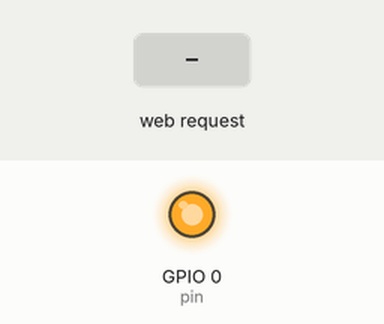
A sketch run on a simulated ESP8266 (NodeMCU). Parts: output pins drawn as LEDs (lit = HIGH). The test bench sets the inputs (shaded band). WiFi joins after 1.5 s; servers stay silent unless stated.

Above: at 2.7 s.
2.8 s: HTTP request GET /on received
At 5.0 s:
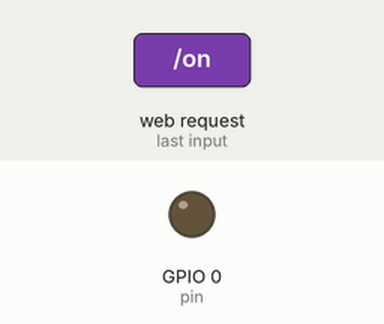
Timing chart, 0 to 6.5 s (numbered marks = the images above; inputs shaded):
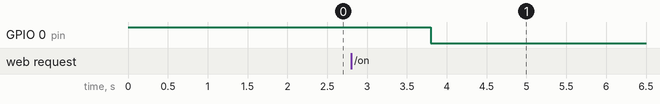

Measured:
- after the input at 2.8 s, GPIO 0 (pin): HIGH → LOW after 1.0 s

The sketch:

projeto_seme_final-esp01.ino
```cpp
#include <ESP8266WiFi.h>

//Nome da sua rede Wifi
const char* ssid = "sua rede";

//Senha da rede
const char* password = "sua senha";

//IP do ESP (para voce acessar pelo browser)
IPAddress ip(192, 168, 88, 175);  // ip da sua rede wifi que fai ser atribuido esp

//IP do roteador da sua rede wifi
IPAddress gateway(192, 168, 88, 1); // gateway da sua rede wifi

//Mascara de rede da sua rede wifi
IPAddress subnet(255, 255, 255, 0);

//Criando o servidor web na porta 80
WiFiServer server(8090);

//Pino do NodeMCU que estara conectado ao rele
const int pin = 0; //Equivalente ao D2 no NodeMCU

//Funcao que sera executada apenas ao ligar o ESP8266
void setup() {
  //Preparando o pino, que esta lidago ao rele
  pinMode(pin, OUTPUT);
  digitalWrite(pin,HIGH);

  //Conectando a rede Wifi
  WiFi.config(ip, gateway, subnet);
  WiFi.begin(ssid, password);


  //Verificando se esta conectado,
  //caso contrario, espera um pouco e verifica de novo.
  while (WiFi.status() != WL_CONNECTED) {
    delay(500);
  }

  //Iniciando o servidor Web
  server.begin();
}

//Funcao que sera executada indefinidamente enquanto o NodeMCU estiver ligado.
void loop() {
  //Verificando se o servidor esta pronto.
  WiFiClient client = server.available();
  if (!client) {
    return;
  }

  //Verificando se o servidor recebeu alguma requisicao
  while (!client.available()) {
    delay(1);
  }

  //Obtendo a requisicao vinda do browser
  String req = client.readStringUntil('\r');

  //Sugestao dada por Enrico Orlando
  if(req == "GET /favicon.ico HTTP/1.1"){
      req = client.readStringUntil('\r');
  }

  client.flush();

  //Iniciando o buffer que ira conter a pagina HTML que sera enviada para o browser.
  String buf = "";

  buf += "HTTP/1.1 200 OK\r\nContent-Type: text/html\r\n\r\n<!DOCTYPE HTML>\r\n<html>\r\n";
  buf += "<head> ";
  buf += "<meta charset='UTF-8'> ";

  buf += "<title>ElétricaPinho</title> ";

  buf += "</head> ";
  buf += "<body> ";


  buf += "<a href='?f=on' class='btn btn-sea'>Pusador</a> ";

  buf += "</body> ";
  buf += "</html> ";

  //Enviando para o browser a 'pagina' criada.
  client.print(buf);
  client.flush();

  //Analisando a requisicao recebida para decidir se liga ou desliga a lampada
  if (req.indexOf("on") != -1)
  {
    digitalWrite(pin, HIGH);
    delay(1000);
    digitalWrite(pin, LOW);
  }


    //Requisicao invalida!
    client.stop();
  }
```
